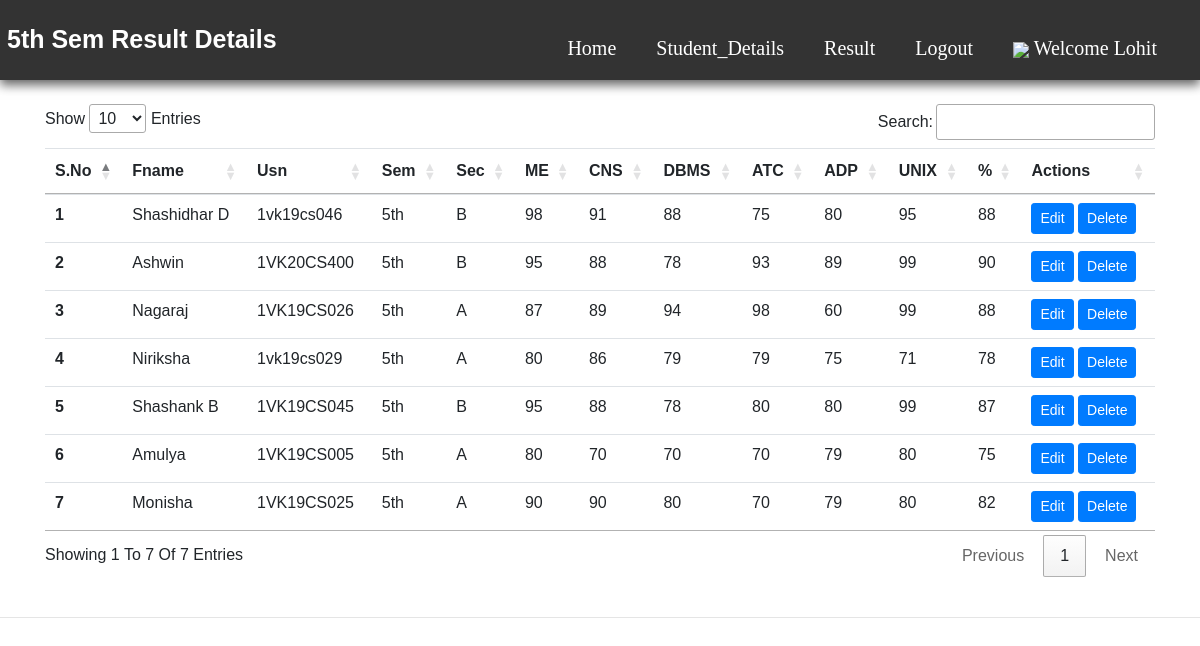
Screenshot of /5semresult.php (signed in) with the database file from the repository.
### tables this page shows
CREATE TABLE `result` (
  `sno` int(11) NOT NULL,
  `fname` varchar(50) NOT NULL,
  `usn` varchar(11) NOT NULL,
  `sem` varchar(10) NOT NULL,
  `sec` varchar(10) NOT NULL,
  `sub1` int(11) NOT NULL,
  `sub2` int(11) NOT NULL,
  `sub3` int(11) NOT NULL,
  `sub4` int(11) NOT NULL,
  `sub5` int(11) NOT NULL,
  `sub6` int(11) NOT NULL,
  `tmarks` int(11) NOT NULL,
  `cent` int(11) NOT NULL,
  `grade` varchar(10) NOT NULL,
  `timestamp` datetime NOT NULL DEFAULT CURRENT_TIMESTAMP
);

### 5semresult.php (the view, shortened to what this page needs)
<?php
$servername = "localhost";
$username = "root";
$password = "";
$database = "my";
$conn = mysqli_connect($servername, $username, $password, $database);
?>
<!doctype html>
<html lang="en">
<head>
    <link rel="stylesheet" href="https://stackpath.bootstrapcdn.com/bootstrap/4.4.1/css/bootstrap.min.css"
>
    <link rel="stylesheet" href="//cdn.datatables.net/1.10.20/css/jquery.dataTables.min.css">
    <link rel="stylesheet" href="../Styles/insertall.css">
</head>
<body>
    <header>
        <a href="5semresult.php" class="srms"><span>5th Sem Result Details</span></a>
        <nav class="navbar">
            <ul>
                <li><a href="faculty_db.php">Home</a></li>
                <li><a href="sview.php">Student_Details</a>
                </li>
                <li><a href="addresult.php">Result</a>
                </li>
                <li class="nav-item1">
                    <a class="nav-link" href="logout.php">Logout</a>
                </li>
                <li class="nav-item active">
                    <a class="nav-link" href="#"> <img src="https://img.icons8.com/metro/26/000000/guest-male.png">
                        <?php echo "Welcome ". $_SESSION['username']?>
                    </a>
                </li>
            </ul>
        </nav>
    </header>
    <div class="container my-4">
        <table class="table" id="myTable">
            <thead>
                <tr>
                    <th scope="col">S.No</th>
                    <th scope="col">Fname</th>
                    <th scope="col">Usn</th>
                    <th scope="col">Sem</th>
                    <th scope="col">Sec</th>
                    <th scope="col">ME</th>
                    <th scope="col">CNS</th>
                    <th scope="col">DBMS</th>
                    <th scope="col">ATC</th>
                    <th scope="col">ADP</th>
                    <th scope="col">UNIX</th>
                    <th scope="col">%</th>
                    <th scope="col">Actions</th>
                </tr>
            </thead>
            <tbody>
                <?php
                $sql = "SELECT * from result where sem='5th'";
          $result = mysqli_query($conn, $sql);
          $sno = 0;
          while($row = mysqli_fetch_assoc($result)){
            $sno = $sno + 1;
            echo "<tr>
            <th scope='row'>". $sno . "</th>
            <td>". $row['fname'] . "</td>
            <td>". $row['usn'] . "</td>
            <td>". $row['sem'] . "</td>
            <td>". $row['sec'] . "</td>
            <td>". $row['sub1'] . "</td>
            <td>". $row['sub2'] . "</td>
            <td>". $row['sub3'] . "</td>
            <td>". $row['sub4'] . "</td>
            <td>". $row['sub5'] . "</td>
            <td>". $row['sub6'] . "</td>
            <td>". $row['cent'] . "</td>
            <td> <button class='edit btn btn-sm btn-primary' id=".$row['sno'].">Edit</button> <button class='delete btn btn-sm btn-primary' id=d".$row['sno'].">Delete</button>  </td>
          </tr>";
        }
          ?>
            </tbody>
        </table>
    </div>
    <hr>
</body>
</html>

### insertall.css (style rules this page uses)
* { margin: 0; padding: 0; box-sizing: border-box; font-family: Arial, Helvetica, sans-serif; text-transform: capitalize; text-decoration: none; }
body { min-height: 100vh; background: rgb(255, 255, 255); display: flex; flex-direction: column; }
header { top: 0; left: 0; right: 0; background: #333; box-shadow: 0 5px 10px rgba(0, 0, 0, 0.61); padding: 5px 7px; display: flex; align-items: center; justify-content: space-between; z-index: 1000; }
header .srms { font-family: Georgia, serif; font-weight: bolder; font-size: 25px; float: left; color: white; }
header .navbar { max-height: 70px; }
header .navbar ul { list-style: none; }
header .navbar ul li { position: relative; float: left; }
header .navbar ul li a { font-size: 20px; padding: 10px; margin: 10px; font-family: Georgia, serif; color: #fff; display: block; }

### rows the page displays
result: fname "Shashidhar D", usn "1vk19cs046", sem "5th", sec "B", sub1 "98", sub2 "91", sub3 "88", sub4 "75", sub5 "80", sub6 "95", cent "88"
result: fname "Ashwin", usn "1VK20CS400", sem "5th", sec "B", sub1 "95", sub2 "88", sub3 "78", sub4 "93", sub5 "89", sub6 "99", cent "90"
result: fname "Nagaraj", usn "1VK19CS026", sem "5th", sec "A", sub1 "87", sub2 "89", sub3 "94", sub4 "98", sub5 "60", sub6 "99", cent "88"
result: fname "Niriksha", usn "1vk19cs029", sem "5th", sec "A", sub1 "80", sub2 "86", sub3 "79", sub4 "79", sub5 "75", sub6 "71", cent "78"
result: fname "Shashank B", usn "1VK19CS045", sem "5th", sec "B", sub1 "95", sub2 "88", sub3 "78", sub4 "80", sub5 "80", sub6 "99", cent "87"
result: fname "Amulya", usn "1VK19CS005", sem "5th", sec "A", sub1 "80", sub2 "70", sub3 "70", sub4 "70", sub5 "79", sub6 "80", cent "75"
result: fname "Monisha", usn "1VK19CS025", sem "5th", sec "A", sub1 "90", sub2 "90", sub3 "80", sub4 "70", sub5 "79", sub6 "80", cent "82"

### other values shown
$_SESSION['username'] "Lohit"
